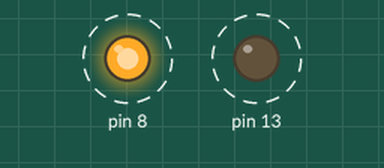
Bench run of a sketch on a simulated Arduino Uno, built with avr-gcc and run on an emulated ATmega328P. Parts: output pins drawn as LEDs (lit = HIGH). Dashed ring = blinking.

Above: at 0.5 s.
Timing chart, 0 to 4.6 s (numbered marks = the images above):
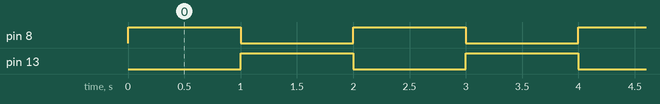

Measured:
- by itself, pin 8, pin 13: alternates HIGH for 1.0 s and LOW for 1.0 s

The sketch:

_0503arduino.ino
```cpp
void setup() {
  pinMode(13, OUTPUT);
  pinMode(8, OUTPUT);
}


void loop() {
  digitalWrite(8, HIGH);
  delay(1000);
  digitalWrite(13, HIGH);
  digitalWrite(8, LOW);
  delay(1000);
  digitalWrite(8, HIGH);
  digitalWrite(13,LOW);
}
```
